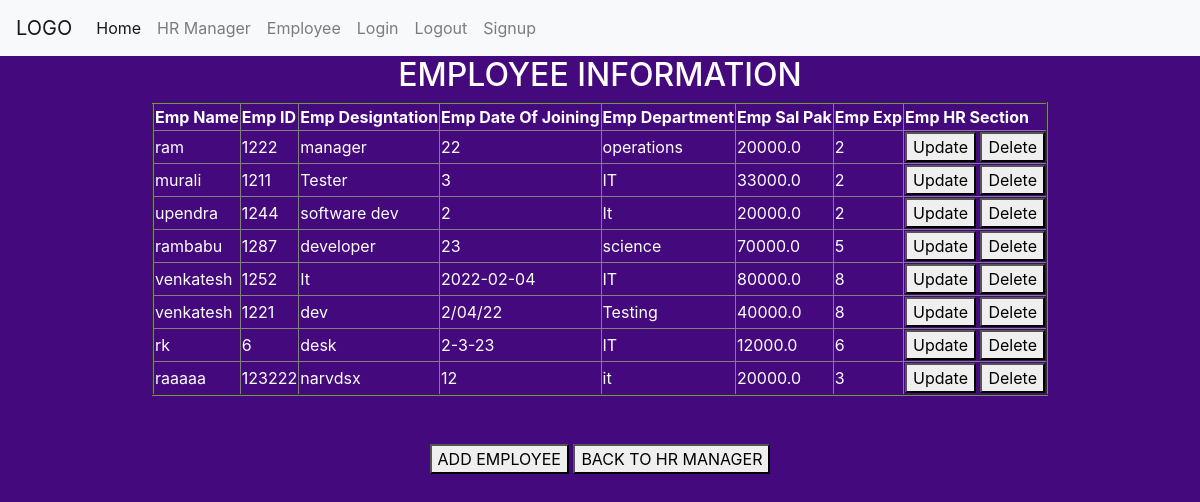
Screenshot of /sample/ with the database file from the repository.
### app7/models.py (models this page shows)
class Employee(models.Model):
    ename=models.CharField(max_length=60)
    eid=models.IntegerField()
    edes=models.TextField()
    edate=models.CharField(max_length=50)
    edept=models.TextField()
    esal=models.FloatField()
    eexp=models.IntegerField()

### app7/views.py (the view)
# urls.py: path('sample/', views.sample_view),
def sample_view(request):
	employees=Employee.objects.all()
	return render(request,'app7/sample.html',{'e':employees})

### templates/app7/sample.html (shortened to what this page needs)
{% extends 'app7/base.html' %}
{%block body_block%}
{%load static%}
<!DOCTYPE html>
<html>
<head>
	<link rel="stylesheet" href="{%static "css/style2.css" %}">
</head>
<center>
<body>
<h2>EMPLOYEE INFORMATION</h2>
<table border='2'>
<thead>
	<th>Emp Name</th>
	<th>Emp ID</th>
	<th>Emp Designtation</th>
	<th>Emp Date Of Joining</th>
    <th>Emp Department</th>
    <th>Emp Sal Pak</th>
	<th>Emp Exp</th>
    <th>Emp HR Section</th>
</thead>
{% for i in e %}
<tr>
	<td>{{i.ename}}</td>
	<td>{{i.eid}}</td>
	<td>{{i.edes}}</td>
	<td>{{i.edate}}</td>
    <td>{{i.edept}}</td>
    <td>{{i.esal}}</td>
    <td>{{i.eexp}}</td>
	<td><a href="/update/{{i.id}}"><button>Update</button></a> <a href="/delete/{{i.id}}"><button>Delete</button></a></td>
</tr>
 {%endfor%}
</table>
<br></br>
<a href="/form">  <button>ADD EMPLOYEE</button> </a>
<a href="/hrm"><button>BACK TO HR MANAGER</button></a>
{% endblock %}

### templates/app7/base.html (shortened to what this page needs)
<!DOCTYPE html>
{% load static %}
<html lang="en">
<head>
    <link rel="stylesheet" href="https://cdn.jsdelivr.net/npm/bootstrap@4.6.2/dist/css/bootstrap.min.css">
</head>
<body>
    <nav class="navbar navbar-expand-lg navbar-light bg-light">
        <a class="navbar-brand" href="#">LOGO</a>
        <div class="collapse navbar-collapse" id="navbarNavAltMarkup">
          <div class="navbar-nav">
            <a class="nav-link active" href="/home">Home <span class="sr-only">(current)</span></a>
            <a class="nav-link" href="/hrm">HR Manager</a>
            <a class="nav-link" href="/employee">Employee</a>
            <a class="nav-link" href="/accounts/login">Login</a>
            <a class="nav-link" href="/accounts/logout">Logout</a>
            <a class="nav-link" href="/signup">Signup</a>
          </div>
        </div>
      </nav>
{% block body_block %}
{% endblock %}
</body>
</html>

### static/css/style2.css (style rules this page uses)
body { background: rgb(68, 9, 124); color:white; text-align: center; }

### rows the page displays
Employee: ename "ram", eid "1222", edes "manager", edate "22", edept "operations", esal "20000.0", eexp "2"
Employee: ename "murali", eid "1211", edes "Tester", edate "3", edept "IT", esal "33000.0", eexp "2"
Employee: ename "upendra", eid "1244", edes "software dev", edate "2", edept "It", esal "20000.0", eexp "2"
Employee: ename "rambabu", eid "1287", edes "developer", edate "23", edept "science", esal "70000.0", eexp "5"
Employee: ename "venkatesh", eid "1252", edes "It", edate "2022-02-04", edept "IT", esal "80000.0", eexp "8"
Employee: ename "venkatesh", eid "1221", edes "dev", edate "2/04/22", edept "Testing", esal "40000.0", eexp "8"
Employee: ename "rk", eid "6", edes "desk", edate "2-3-23", edept "IT", esal "12000.0", eexp "6"
Employee: ename "raaaaa", eid "123222", edes "narvdsx", edate "12", edept "it", esal "20000.0", eexp "3"
